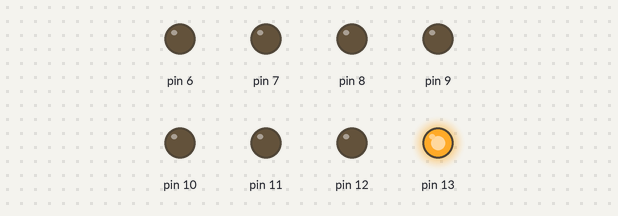
Recording of a sketch running on a simulated Arduino Uno, built with avr-gcc and run on an emulated ATmega328P. On the bench: output pins drawn as LEDs (lit = HIGH).

Above: at 0.05 s.
At 0.45 s:
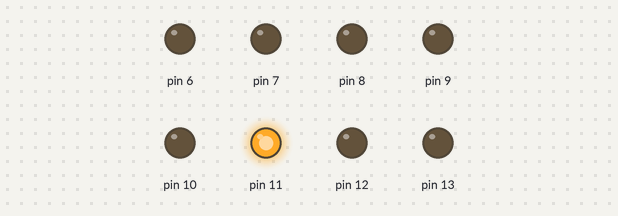
At 0.85 s:
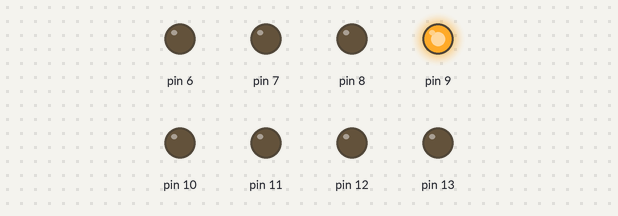
At 1.85 s:
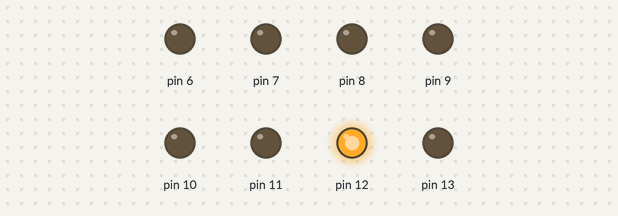
At 2.65 s:
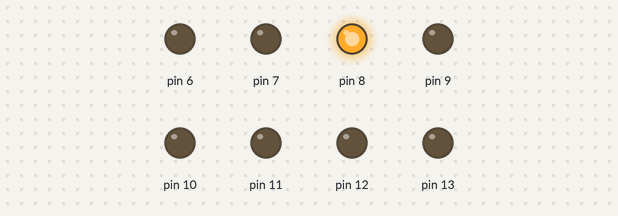
At 3.55 s:
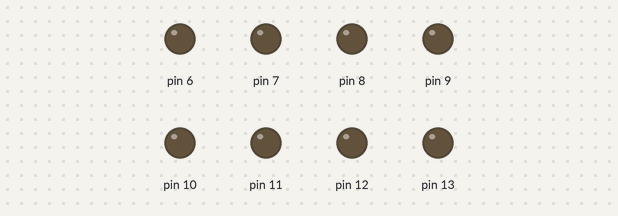
Timing chart, 0 to 3.9 s (numbered marks = the images above):
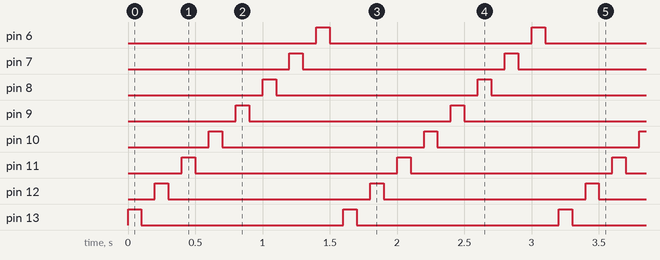

Measured:
- by itself, pin 6–13: alternates HIGH for 0.10 s and LOW for 1.5 s
- by itself, everything shown: repeats every 1.6 s, in 16 steps

The sketch:

loop.ino
```cpp
void setup() {
  pinMode(13, OUTPUT);
  pinMode(12, OUTPUT);
  pinMode(11, OUTPUT);
  pinMode(10, OUTPUT);
  pinMode(9, OUTPUT);
  pinMode(8, OUTPUT);
  pinMode(7, OUTPUT);
  pinMode(6, OUTPUT);
}

void loop() {
   for(int i = 13; i > 5; i--) {
    digitalWrite(i, HIGH);
    delay(100);
    digitalWrite(i, LOW);
    delay(100);
   }
}
```
